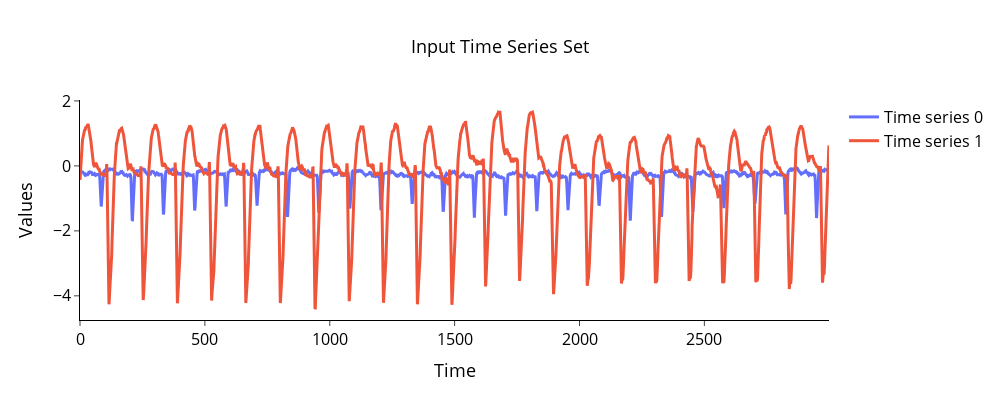

Source (notebook cell):
### Code cell
plot_ts(ts_set)

### Figure 1 — Plotly figure (JSON) as saved in the notebook; plotly's stock layout.template omitted (floating-point values rounded to 4 significant figures; data arrays with more than 128 entries replaced by an {"elided": "..."} marker saying what was removed)
{"data": [{"line": {"width": 3}, "name": "Time series 0", "type": "scatter", "x": {"elided": "3000 int values"}, "y": {"elided": "3000 float values"}}, {"line": {"width": 3}, "name": "Time series 1", "type": "scatter", "x": {"elided": "3000 int values"}, "y": {"elided": "3000 float values"}}], "layout": {"height": 400, "legend": {"font": {"color": "black", "size": 16}}, "paper_bgcolor": "rgba(0, 0, 0, 0)", "plot_bgcolor": "rgba(0, 0, 0, 0)", "title": {"font": {"color": "black", "size": 18}, "text": "Input Time Series Set", "x": 0.5, "xanchor": "center", "y": 0.9, "yanchor": "top"}, "width": 1000, "xaxis": {"autorange": true, "linecolor": "#000", "linewidth": 1, "range": [0, 2999], "showgrid": false, "tickfont": {"color": "black", "size": 16}, "ticks": "outside", "tickwidth": 1, "title": {"font": {"color": "black", "size": 18}, "text": "Time"}, "type": "linear"}, "yaxis": {"autorange": true, "linecolor": "#000", "linewidth": 1, "range": [-4.744, 2.029], "showgrid": false, "tickfont": {"color": "black", "size": 16}, "ticks": "outside", "tickwidth": 1, "title": {"font": {"color": "black", "size": 18}, "text": "Values"}, "type": "linear", "zeroline": false}}}
